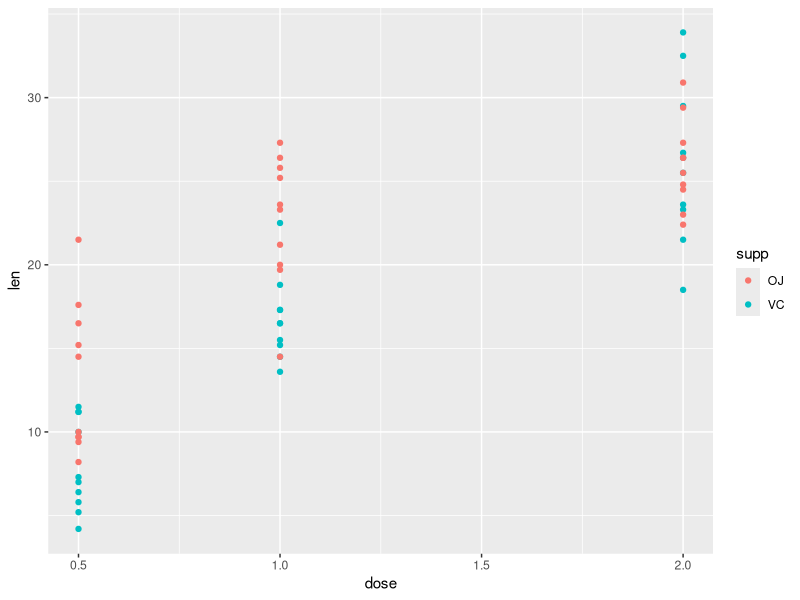
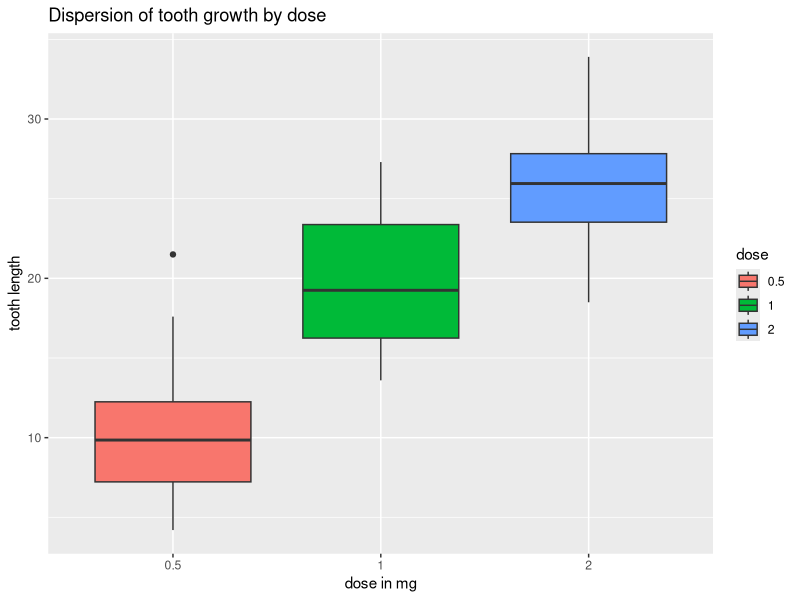
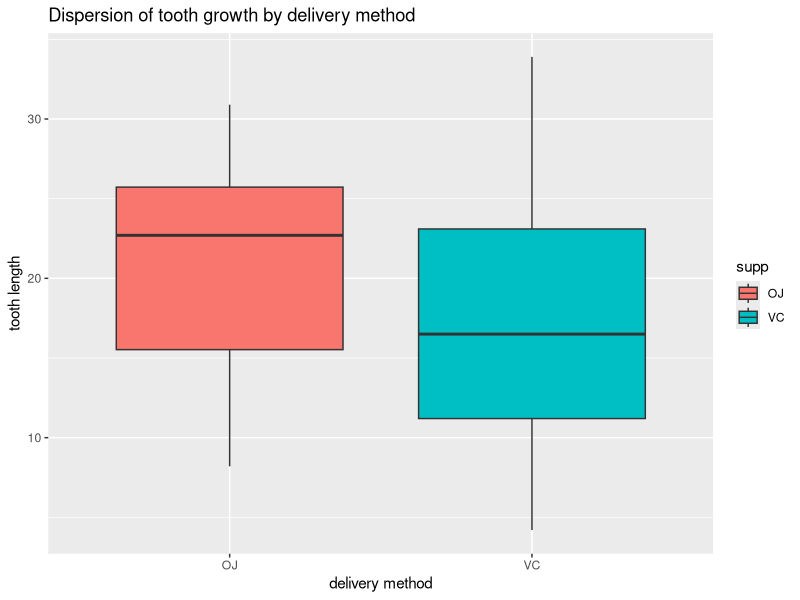
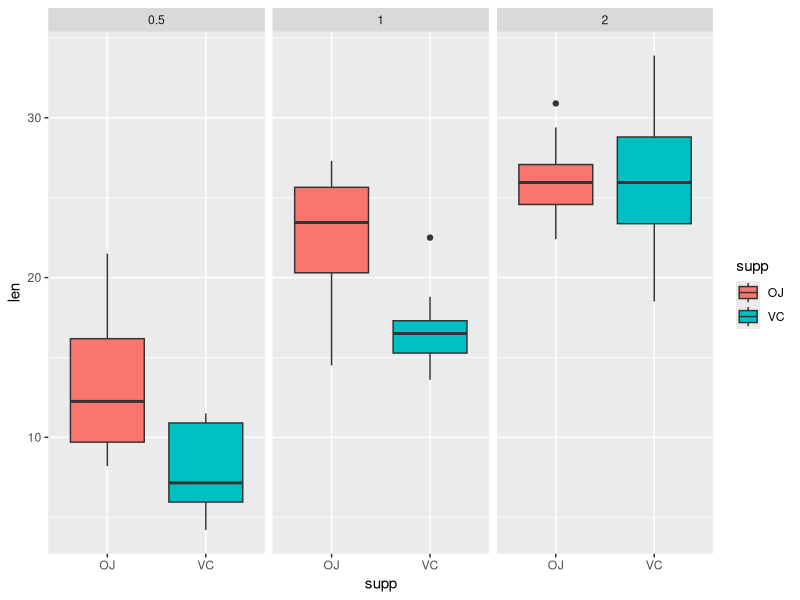

Write R code to recreate these figures, in order. (Note: this script raises an error after producing the figures.)
library(datasets)
library(ggplot2)
data(ToothGrowth)
str(ToothGrowth)
head(ToothGrowth)
sum(is.na(ToothGrowth))
summary(ToothGrowth)

#Exploratory Analysis


ggplot(aes(x=dose, y = len), data = ToothGrowth) + 
        geom_point(aes(color = supp)) 
# split of cases between different dose levels and delivery methods
table(ToothGrowth$dose, ToothGrowth$supp)

ToothGrowth$dose <- as.factor(ToothGrowth$dose)
g1 <- ggplot(ToothGrowth, aes(x=dose, y=len, fill=dose)) + 
        geom_boxplot() +
        ggtitle("Dispersion of tooth growth by dose") +
        xlab("dose in mg") +
        ylab("tooth length")
g1


g2 <- ggplot(ToothGrowth, aes(x=supp, y=len, fill=supp)) + 
        geom_boxplot() +
        ggtitle("Dispersion of tooth growth by delivery method") +
        xlab("delivery method") +
        ylab("tooth length")
g2

ggplot(aes(x = supp, y = len), data = ToothGrowth) +
        geom_boxplot(aes(fill = supp)) + facet_wrap(~ dose)

#Summary of data within each combination of dose level and delivery method:
by(ToothGrowth$len, INDICES = list(ToothGrowth$supp, ToothGrowth$dose), summary)


#Number of data points within each combination:
length(ToothGrowth$len)

by(ToothGrowth$len, INDICES = list(ToothGrowth$supp, ToothGrowth$dose), length)

#Supplement as a Factor
#Analyzing the data for correlation between the delivery method and change in tooth growth:
        
t.test(len ~ supp, paired = F, var.equal = F, data = ToothGrowth)

#A confidence interval of [-0.171, 7.571] does not allow us to reject the null hypothesis
#(that there is no correlation between delivery method and tooth length).
#Dosage as a Factor
#Analyzing the data for correlation between the dose level and change in tooth growth:
        
dose1 <- subset(ToothGrowth, dose %in% c(0.5, 1.0))
dose2 <- subset(ToothGrowth, dose %in% c(0.5, 2.0))
dose3 <- subset(ToothGrowth, dose %in% c(1.0, 2.0))
t.test(len ~ dose, paired = F, var.equal = F, data = dose1)

t.test(len ~ dose, paired = F, var.equal = F, data = dose2)

t.test(len ~ dose, paired = F, var.equal = F, data = dose3)

#The confidence intervals ([-11.98, -6.276] for doses 0.5 and 1.0, [-18.16, -12.83] for doses 0.5 and 2.0,
#and [-8.996, -3.734] for doses 1.0 and 2.0) allow for the rejection of the null hypothesis and a confirmation that there is a significant correlation between tooth length and dose levels.


